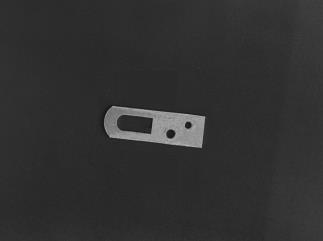
//> input picture Project1/img13_src.jpg, 323 x 241 px, given in place of dragon.mp4, which was not available
$ ./ex14_3_kmeanscontact   (built with g++ and OpenCV 4)
//> lines starting //> are read from the running program, lines starting //| are printed output that depends on the picture; after the words box and inside, x2 and y2 are one past the last pixel; in counts of white or black regions, pixels touching at a corner belong together; pictures that were not available may be replaced by others from this repository, and a replacement may not be noted
#include<iostream>
#include<opencv2/opencv.hpp>

using namespace cv;
using namespace std;

int createMaskByKmeans(cv::Mat src, cv::Mat & mask)
{
	if ((mask.type() != CV_8UC1)
		|| (src.size() != mask.size())
		) {
		return 0;
	}

	int width = src.cols;
	int height = src.rows;

	int pixNum = width * height;

	int clusterCount = 2;

	Mat labels;
	Mat centers;

	//制作kmeans用的数据
	Mat sampleData = src.reshape(3, pixNum);
	Mat km_data;
	sampleData.convertTo(km_data, CV_32F);

	//执行kmeans
	TermCriteria criteria = TermCriteria(TermCriteria::EPS + TermCriteria::COUNT, 10, 0.1);
	kmeans(km_data, clusterCount, labels, criteria, clusterCount, KMEANS_PP_CENTERS, centers);

	//制作mask
	uchar fg[2] = { 0,255 };
	for (int row = 0; row < height; row++) {
		for (int col = 0; col < width; col++) {
			mask.at<uchar>(row, col) = fg[labels.at<int>(row*width + col)]; //利用k-means聚类结果得到mask
		}
	}

	return 0;
}


int main() {

	VideoCapture srccap, drgcap;
	srccap.open("bg.mp4");
	drgcap.open("dragon.mp4");

	if (!srccap.isOpened() || !drgcap.isOpened())
	{
		std::cout << "不能打开视频文件" << std::endl;
		return -1;
	};

	Mat srcframe, drgframe;

	double srcfps = srccap.get(CAP_PROP_FPS);
	std::cout << "src:fps" << srcfps << std::endl;

	double drgfps = drgcap.get(CAP_PROP_FPS);
	std::cout << "dragon:fps" << drgfps << std::endl;

	Mat drggray;
	Mat mask;
	Mat maskinv;

	Mat dragonFront, srcFront, filimg;

	while (1) {

		drgcap >> drgframe;
//> drgframe is the input picture: 241 rows x 323 cols, CV_8UC3; min 3, max 187, mean 49
		srccap >> srcframe;

		//Mat mask = Mat::zeros(drgframe.size(), CV_8UC1);
		//createMaskByKmeans(drgframe, mask);
		// 用kmeans提取mask效果不好,还不如直接二值化


		//将龙灰度化
		cvtColor(drgframe, drggray, CV_BGR2GRAY);
		//将灰度值二值化，得到图像掩模,此时龙的mask是黑的即为0
		threshold(drggray, mask, 100, 255, THRESH_BINARY);
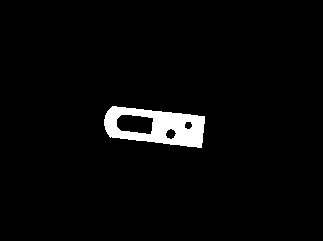
//> mask: 241 rows x 323 cols, CV_8UC1; 3.1% white; 1 white region, box (x1, y1, x2, y2) and area: (104, 106, 205, 148) 2450
		//反向变为白的
		bitwise_not(mask, maskinv);

		imshow("mask", mask);
		imshow("maskinv", maskinv);


		//提取出龙
		bitwise_and(drgframe, drgframe, dragonFront, maskinv);
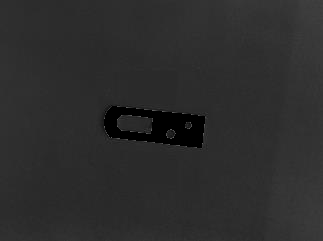
//> dragonFront: 241 rows x 323 cols, CV_8UC3; min 0, max 100, mean 44.4

		imshow("龙前景", dragonFront);

		////提取背景
		bitwise_and(srcframe, srcframe, srcFront, mask);  //?报错？？
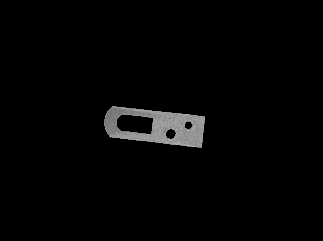
//> srcFront: 241 rows x 323 cols, CV_8UC3; min 0, max 187, mean 4.6

		//////前景背景融合
		add(dragonFront, srcFront, filimg);

		//add(drgframe, srcframe, filimg);

		imshow("龙前景", dragonFront);
		imshow("环境背景", srcFront);

		imshow("融合后", filimg);

		waitKey(30);
	}


}
